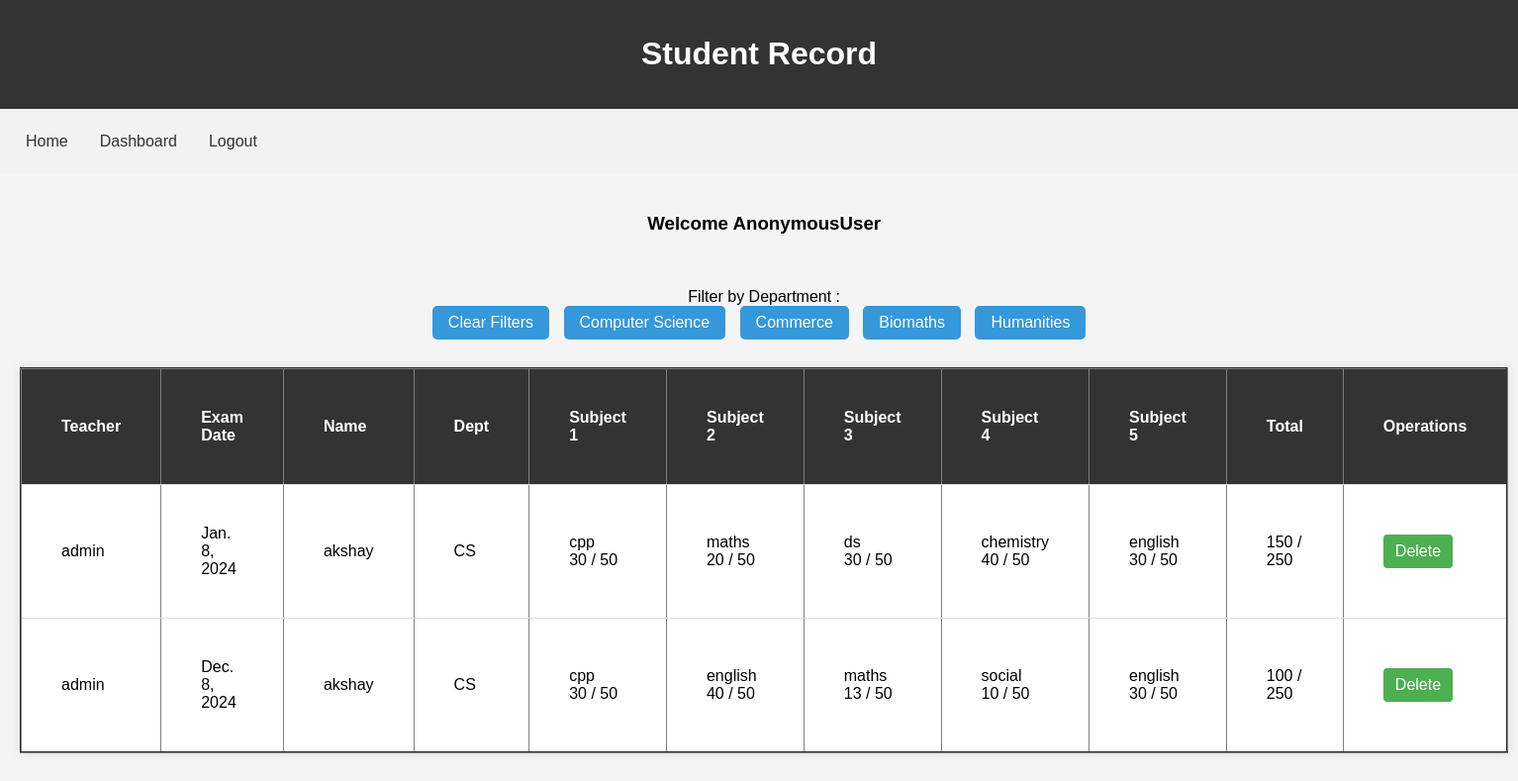
The page /filterdept/CS on the database its author committed.
### StudentApp/models.py (models this page shows, shortened)
class MarkList(models.Model):
    user = models.ForeignKey(User, on_delete=models.CASCADE)
    sname = models.ForeignKey(studentdetails, on_delete=models.CASCADE)
    date = models.DateField()
    sub1 = models.CharField(max_length=50, null = True)
    mark1 = models.IntegerField()
    sub2 = models.CharField(max_length=50, null = True)
    mark2 = models.IntegerField()
    sub3 = models.CharField(max_length=50, null = True)
    mark3 = models.IntegerField()
    sub4 = models.CharField(max_length=50, null = True)
    mark4 = models.IntegerField()
    sub5 = models.CharField(max_length=50, null = True)
    mark5 = models.IntegerField()
    total = models.IntegerField()

class studentdetails(models.Model):
    DEPARTMENT_CHOICES = [
        ('CS', 'Computer Science'),
        ('BM', 'Bio Maths'),
        ('CM', 'Commerce'),
        ('HM', 'Humanities'),
    ]
    GENDER_CHOICES = [
        ('M', 'Male'),
        ('F', 'Female'),
    ]
    sregno = models.IntegerField(unique = True, null = False)
    sname = models.CharField(max_length = 100)
    sgender = models.CharField(choices= GENDER_CHOICES,max_length = 10, default='M')
    sage = models.IntegerField()
    sdept = models.CharField(choices = DEPARTMENT_CHOICES, max_length=50)
    simage = models.ImageField(upload_to='studphoto/', blank=True, null=True)

### StudentApp/views.py (the view)
# urls.py: path('filterdept/<slug:data>', views.filterdept, name='filterdept'), #<slug:data> is used to pass a string along with url
def filterdept(request,data):
    if data=='CS' or data =='BM' or data =='HM' or data =='CM':
        dt = MarkList.objects.filter(sname__sdept = data) #sdept object is in another table.
    elif data=='clear':
        dt = MarkList.objects.all()
    return render(request,'marklist.html',{'data':dt})

### templates/marklist.html (shortened to what this page needs)
{% extends 'base.html' %}
{% load static %}
{% block navbar %}
    <nav>
        <a href="{% url 'home' %}">Home</a>
        <a href="{% url 'dashboard' %}">Dashboard</a>
        <a href="{% url 'logoutuser' %}">Logout</a>
    </nav>
{% endblock navbar %}
{% block content %}
<div>
    <h3>Welcome {{request.user}}</h3><br>
<div>
    <div class="filter-links">
    <br>
    Filter by Department : <br>
    <a href="{% url 'filterdept' 'clear'  %}">Clear Filters</a>
    <a href="{% url 'filterdept' 'CS'  %}">Computer Science</a>
    <a href="{% url 'filterdept' 'CM'  %}">Commerce</a>
    <a href="{% url 'filterdept' 'BM'  %}">Biomaths</a>
    <a href="{% url 'filterdept' 'HM'  %}">Humanities</a>
    <br><br>
    </div>
<table border="2" >
    <tr>
        <th>Teacher</th>
        <th>Exam Date</th>
        <th>Name</th>
        <th>Dept</th>
        <th>Subject 1</th>
        <th>Subject 2</th>
        <th>Subject 3</th>
        <th>Subject 4</th>
        <th>Subject 5</th>
        <th>Total</th>
        <th colspan="2">Operations</th>
    </tr>
    {% for data in data %}
    <tr>
        <td>{{data.user}}</td>
        <td>{{data.date}}</td>
        <td>{{data.sname.sname}}</td>
        <td>{{data.sname.sdept}}</td>
        <td>{{data.sub1}} <br> {{data.mark1}} / 50</td>
        <td>{{data.sub2}} <br> {{data.mark2}} / 50</td>
        <td>{{data.sub3}} <br> {{data.mark3}} / 50</td>
        <td>{{data.sub4}} <br> {{data.mark4}} / 50</td>
        <td>{{data.sub5}} <br> {{data.mark5}} / 50</td>
        <td>{{data.total}} / 250</td>
        <td><a href="{% url 'deletemark' data.id %}">Delete</a></td>
    </tr>
    {% endfor %}
</table>
</div>
</div>
{% endblock content %}

### templates/base.html (style rules this page uses)
body { font-family: Arial, sans-serif; margin: 0; padding: 0; }
nav { background-color: #f2f2f2; padding: 10px; overflow: hidden; }
nav a { float: left; display: block; color: #333; text-align: center; padding: 14px 16px; text-decoration: none; }

### templates/marklist.html (style rules this page uses)
body { font-family: Arial, sans-serif; background-color: #f4f4f4; margin: 0; padding: 0; text-align: center; }
table { border-collapse: collapse; width: 80%; margin: 10px auto; background-color: #fff; box-shadow: 0 0 10px rgba(0, 0, 0, 0.1); }
th, td { padding: 40px; text-align: left; border-bottom: 1px solid #ddd; }
th { background-color: #333; color: white; font-weight: bold; }
td a { display: inline-block; padding: 8px 12px; background-color: #4CAF50; color: white; text-decoration: none; border-radius: 4px; transition: background-color 0.3s; }
.filter-links { margin-bottom: 10px; }
.filter-links a { display: inline-block; padding: 8px 16px; margin-right: 10px; background-color: #3498db; color: #fff; text-decoration: none; border-radius: 5px; }

### rows shown on the page
MarkList: user "admin", date "Jan. 8, 2024", sname.sname "akshay", sname.sdept "CS", sub1 "cpp", mark1 "30", sub2 "maths", mark2 "20", sub3 "ds", mark3 "30", sub4 "chemistry", mark4 "40", sub5 "english", mark5 "30", total "150"
MarkList: user "admin", date "Dec. 8, 2024", sname.sname "akshay", sname.sdept "CS", sub1 "cpp", mark1 "30", sub2 "english", mark2 "40", sub3 "maths", mark3 "13", sub4 "social", mark4 "10", sub5 "english", mark5 "30", total "100"

### other values the page prints
{{ request.user }} "AnonymousUser"
